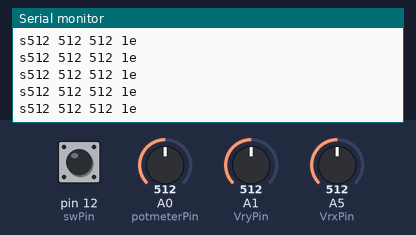
Simulated run of this sketch. Board: Arduino Uno, built with avr-gcc and run on an emulated ATmega328P. Shown: the last lines printed to the serial monitor. Inputs (shaded band) come from the test bench; at power-on: A0 (potmeterPin) = 512, A1 (VryPin) = 512, A5 (VrxPin) = 512, pin 12 (swPin) HIGH.

Above: at 1.2 s.
1.3 s: A0 (potmeterPin) set to 109
At 1.9 s:
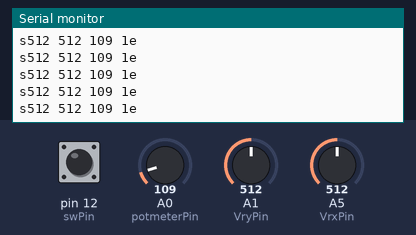
2.8 s: A0 (potmeterPin) set to 90
At 3.7 s:
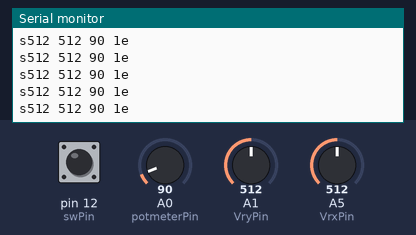
5.8 s: A1 (VryPin) set to 108
At 6.6 s:
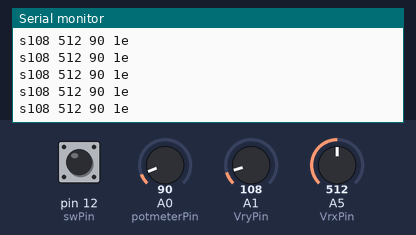
8.8 s: A1 (VryPin) set to 91
At 9.3 s:
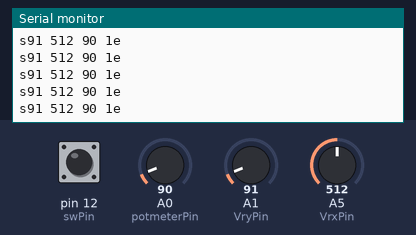
10.3 s: A5 (VrxPin) set to 992
At 11.0 s:
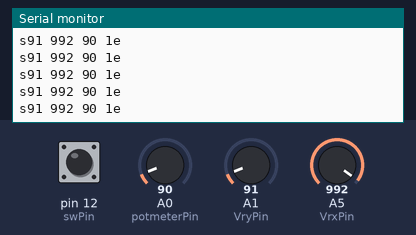
13.3 s: A5 (VrxPin) set to 1017
At 14.3 s:
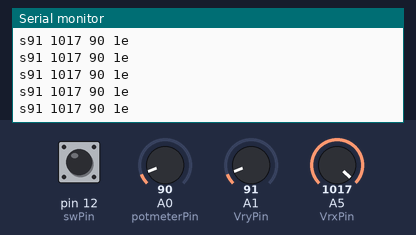
Timing chart, 0 to 15.8 s (numbered marks = the images above; inputs shaded):
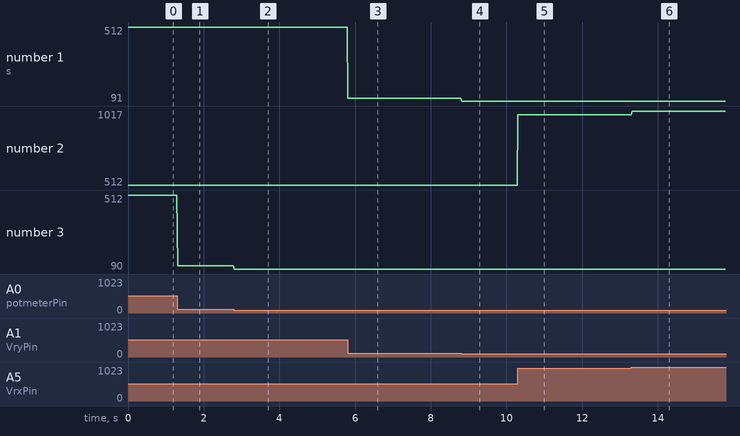

The sketch:

R3Controller.ino
```cpp
// Sliding Potentiometer
int potmeterPin = A0;
int potmeterVal = 0;

// joystick
int swPin = 12;  // button
int switchState = 1;

int VrxPin = A5;
int VryPin = A1;
int x = 0;
int y = 0;


String combined;

void setup() {
  // put your setup code here, to run once:
  Serial.begin(9600);
  pinMode(swPin, INPUT);  // button
  digitalWrite(swPin, HIGH);  // button
}

void loop() {
  // put your main code here, to run repeatedly:
  potmeterVal = analogRead(potmeterPin);

  x = analogRead(VryPin);
  y = analogRead(VrxPin);
  switchState = digitalRead(swPin);

  combined = "s" + String(x) + " " + String(y) + " " + String(potmeterVal) + " " + String(switchState) + "e";
  Serial.println(combined);

  delay(20);
}
```

Measured:
- after the input at 1.3 s, the serial monitor: prints a new line at once (image 1)
- after the input at 2.8 s, the serial monitor: prints a new line at once (image 2)
- after the input at 5.8 s, the serial monitor: prints a new line at once (image 3)
- after the input at 8.8 s, the serial monitor: prints a new line at once (image 4)
- after the input at 10.3 s, the serial monitor: prints a new line at once (image 5)
- after the input at 13.3 s, the serial monitor: prints a new line at once (image 6)
- plotted number 1: 512 → 108 after the input at 5.8 s, 108 → 91 after the input at 8.8 s
- plotted number 2: 512 → 992 after the input at 10.3 s, 992 → 1017 after the input at 13.3 s
